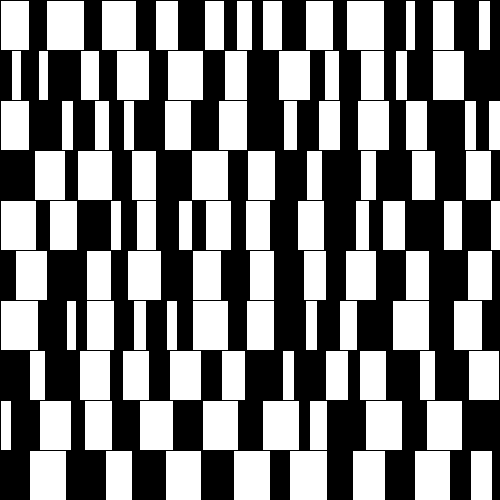
Frame 1 (no input)
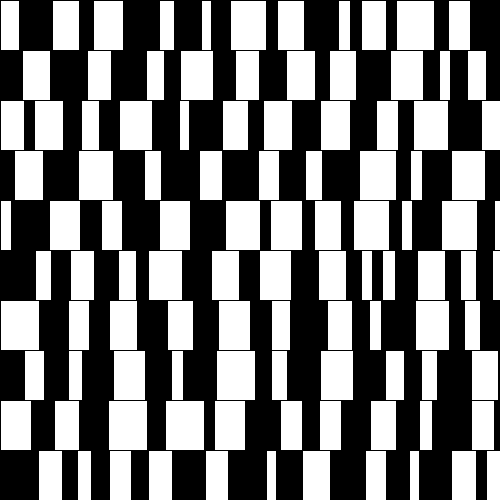
Frame 2 (the mouse pressed at the canvas centre, redrawn once)

The Processing sketch that drew these frames (run headless with seeded random() and noise(); the mouse was pressed at the canvas centre and the sketch redrawn once):

// Processing sketch: chess_board
// ── chess_board.pde
final int NUM_ROWS = 10; // number of rows of rectangles

final int RECT_HEIGHT = 50; // height of each row

final int MIN_WIDTH = 10; // minimum and maximum values
final int MAX_WIDTH = 40; // for randomly selected widths

// for setting fill colors
final int BLACK = 0; 
final int WHITE = 255; 

void setup() {
  // DO NOT EDIT THIS FUNCTION
  size(500, 500);
  noLoop();
}


void draw()
{
  // put all of your code here
  // do not use arrays
  // do not create any global variables or user-defined functions
  int rectWidth = 0;
 


  for (int j=0; j<NUM_ROWS; j++)
  {  
    int leftX =0;
    int rectDrawn = j;
    
    while (leftX<width) 
    {
      if (rectDrawn %2 ==0)
      {
        fill(WHITE);
      } else 
      {
        fill(BLACK);
      }
      rectWidth = (int)random(MIN_WIDTH, MAX_WIDTH);
      rect(leftX, j*RECT_HEIGHT, rectWidth, RECT_HEIGHT);
      
      leftX += rectWidth;      
      rectDrawn++;
    }
  }
}
